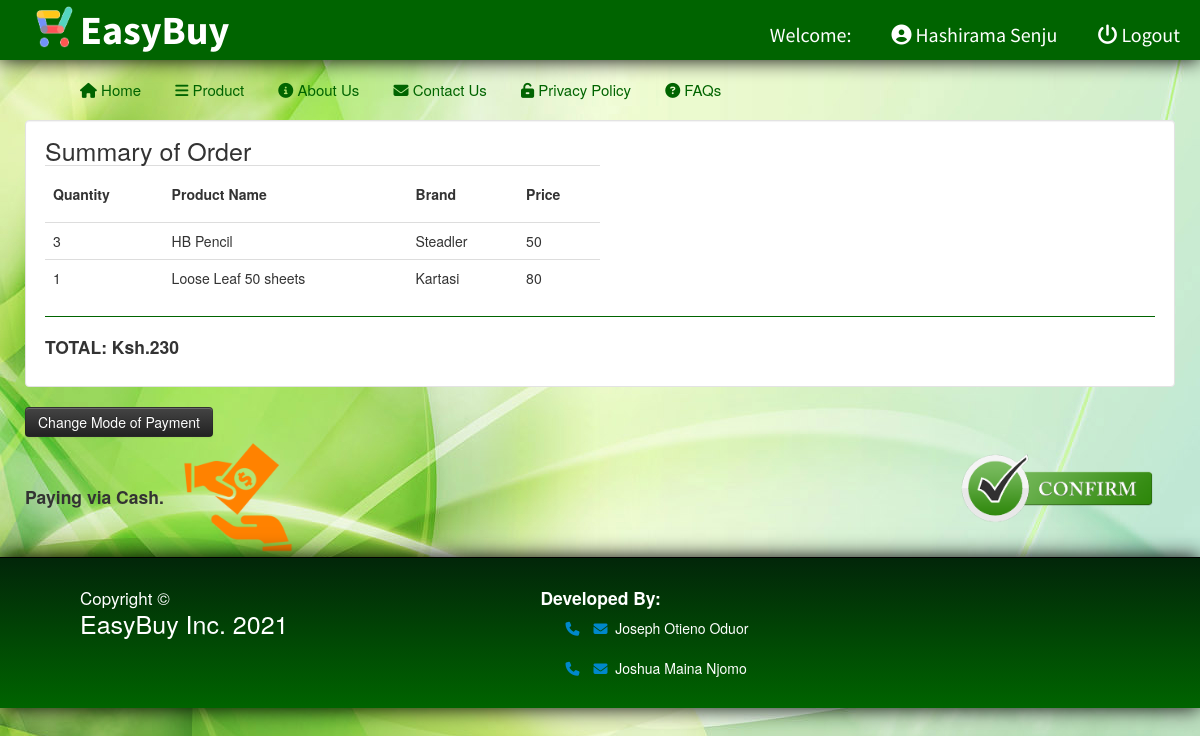
The page /summary.php (signed in) on the database its author committed.
### tables this page shows
CREATE TABLE `customer` (
  `customerid` int(11) NOT NULL,
  `firstname` varchar(26) NOT NULL,
  `lastname` varchar(26) NOT NULL,
  `address` varchar(26) NOT NULL,
  `mobile` varchar(15) DEFAULT NULL,
  `email` varchar(35) NOT NULL,
  `customerstatus` varchar(15) NOT NULL DEFAULT 'Active'
);

CREATE TABLE `transactiondetail` (
  `transactionid` int(15) NOT NULL,
  `productid` int(8) NOT NULL,
  `quantity` int(6) NOT NULL
);

CREATE TABLE `product` (
  `productid` int(8) NOT NULL,
  `name` varchar(45) NOT NULL,
  `category` varchar(20) NOT NULL,
  `brand` varchar(20) NOT NULL,
  `price` int(10) NOT NULL,
  `image` text DEFAULT NULL,
  `productstatus` varchar(20) NOT NULL DEFAULT 'On sale'
);

CREATE TABLE `transaction` (
  `transactionid` int(15) NOT NULL,
  `customerid` int(11) NOT NULL,
  `amount` int(15) NOT NULL,
  `date` date NOT NULL,
  `status` varchar(20) NOT NULL
);

### summary.php (the view, shortened to what this page needs)
<?php
	include("db/dbconn.php");
?>
<!DOCTYPE html>
<html>
<?php require_once('template/header.php'); ?>
	<form method="post" class="well"  style="background-color:#fff; overflow:hidden;">
	<table class="table" style="width:50%;">
	<label style="font-size:25px;">Summary of Order</label>
		<tr>
			<th><h5>Quantity</h5></td>
			<th><h5>Product Name</h5></td>
			<th><h5>Brand</h5></td>
			<th><h5>Price</h5></td>
		</tr>
		<?php
		$t_id = $_GET['tid'];
		$query = $conn->query("SELECT * FROM transaction WHERE transactionid = '$t_id'") or die (mysqli_error());
		$fetch = $query->fetch_array();
		$amnt = $fetch['amount'];
		$t_id = $fetch['transactionid'];
		$query2 = $conn->query("SELECT * FROM transactiondetail LEFT JOIN product ON product.productid = transactiondetail.productid WHERE transactiondetail.transactionid = '$t_id'") or die (mysqli_error());
		while($row = $query2->fetch_array()){
		$pname = $row['name'];
		$pbrand = $row['brand'];
		$pprice = $row['price'];
		$oqty = $row['quantity'];
		echo "<tr>";
		echo "<td>".$oqty."</td>";
		echo "<td>".$pname."</td>";
		echo "<td>".$pbrand."</td>";
		echo "<td>".number_format($pprice)."</td>";
		echo "</tr>";
		}
		?>
	</table>
	<legend></legend>
	<h4>TOTAL: Ksh.<?php echo number_format($amnt); ?></h4>
	</form>
	<a href=#purchase data-toggle="modal" class='btn btn-inverse btn-lg'>Change Mode of Payment</a>
	<div style="display: flex; align-items: center;">
	<?php
		if (isset($_POST['PayPal']))
		{
			$payBy='PayPal';
			$payimg="<img src='img/paypal.png' style='width:120px;' border='0' alt='Make payments with PayPal - it's fast, free and secure!'>";
		}
		elseif (isset($_POST['card']))
		{
			$payBy='Credit/Debit card';
			$payimg="<img src='img/credit.png' style='width:150px;' border='0' alt='Use a VISA or Mastercard debit/credit card.'>";
		}
		elseif (isset($_POST['mpesa']))
		{
			$payBy='Lipa na M-Pesa';
			$payimg="<img src='img/mpesa.png' style='width:120px;' border='0' alt='Lipa na M-Pesa.'>";
		}
		else
		{
			$payBy='Cash';
			$payimg="<img src='img/cash.png' style='width:120px;' border='0' alt='Pay with cash.'>";
		}
	echo "<h4>Paying via ".$payBy.".</h4>&emsp;".$payimg;
	?>
	<div class='pull-right' style="margin-left:auto;">
<div class="">
    <form action="function/confirm.php" method="post" >
			<button name='submit' style='border: none; background-color: transparent;'><img src='img/confirm.png' style='height:80px;' border='0' alt='Confirm'></button>
		</form>
</div>
</div>
	</div>
</div>
	<?php require_once('template/footer.php');
	$conn->close(); ?>
</body>
</html>

### template/header.php (shortened to what this page needs)
<?php require_once('customer_head.php'); ?>
<body>
	<div class="content-wrap">
	<div id="header">
		<img src="img/logo.png">
		<label>EasyBuy</label>
    <?php
      $id = (int) $_SESSION['id'];
        $query = $conn->query ("SELECT * FROM customer WHERE customerid = '$id' ") or die (mysqli_error());
        $fetch = $query->fetch_array ();
    ?>
		<ul>
      <li><a href="function/logout.php"><i class='fas fa-power-off'></i> Logout</a></li>
      <li><a href="#profile" href  data-toggle="modal"><i class='fas fa-user-circle'></i> <?php echo $fetch['firstname']; ?>&nbsp;<?php echo $fetch['lastname'];?></a></li>
			<li>Welcome:</li>
		</ul>
	</div>
<br>
<div id="container">
	<div class="nav">
		<ul>
		 <li><a href="home.php"><i class='fas fa-home'></i> Home</a></li>
		 <li><a href="product.php"><i class='fas fa-bars'></i> Product</a>
		 <li><a href="aboutus.php"><i class='fas fa-info-circle'></i> About Us</a></li>
		 <li><a href="contactus.php"><i class='fas fa-envelope'></i> Contact Us</a></li>
		 <li><a href="privacy.php"><i class='fas fa-unlock-alt'></i> Privacy Policy</a></li>
		 <li><a href="faqs.php"><i class='fas fa-question-circle'></i> FAQs</a></li>
	 </ul>
	</div>

### css/style.css (style rules this page uses)
body { background-image: url("../img/background.jpg"); background-attachment: fixed; }
#header { height:60px; width:100%; background-color:#006400; color:#fff; text-indent:10px; box-shadow:0px 0px 20px 0px black; }
#header img { position:absolute; height:45px; width:45px; margin-left:20px; margin-top:2.5px; }
#header label { position:relative; top:20px; color:#fff; text-indent:80px; font-size:40px; clear:both; font-family: "Source Sans Pro", sans-serif; font-weight: bold; }
#header ul { list-style-type:none; position:relative; font-family: "Source Sans Pro", sans-serif; }
#header ul li { display:inline; position:relative; font-size: 20px; float:right; margin-right:20px; }
#header ul li a { text-decoration:none; color:#fff; display: block; transition: all 0.3s ease-out; }
#container { margin:auto; width:1150px; }
.nav { text-indent:10px; font-size:15px; }
.nav ul li { display:inline; position:relative; }
.nav ul li a { text-decoration:none; color:#006400; }
.nav li a { padding:10px; }

### rows shown on the page
customer: firstname "Hashirama", lastname "Senju"
transactiondetail: quantity "3", productid.name "HB Pencil", productid.brand "Steadler", productid.price "50"
transactiondetail: quantity "1", productid.name "Loose Leaf 50 sheets", productid.brand "Kartasi", productid.price "80"
transaction: amount "230"

### other values the page prints
$payBy "Cash"
